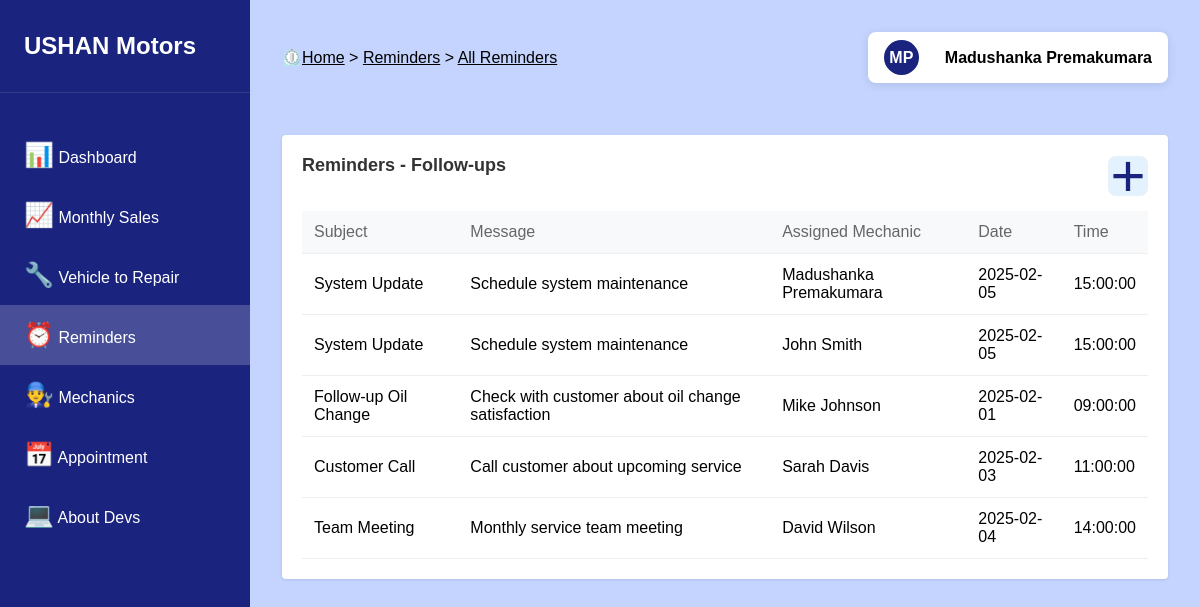
Page /Staff_Interface/reminderFollowUps.php (signed in) on the earlier database version.
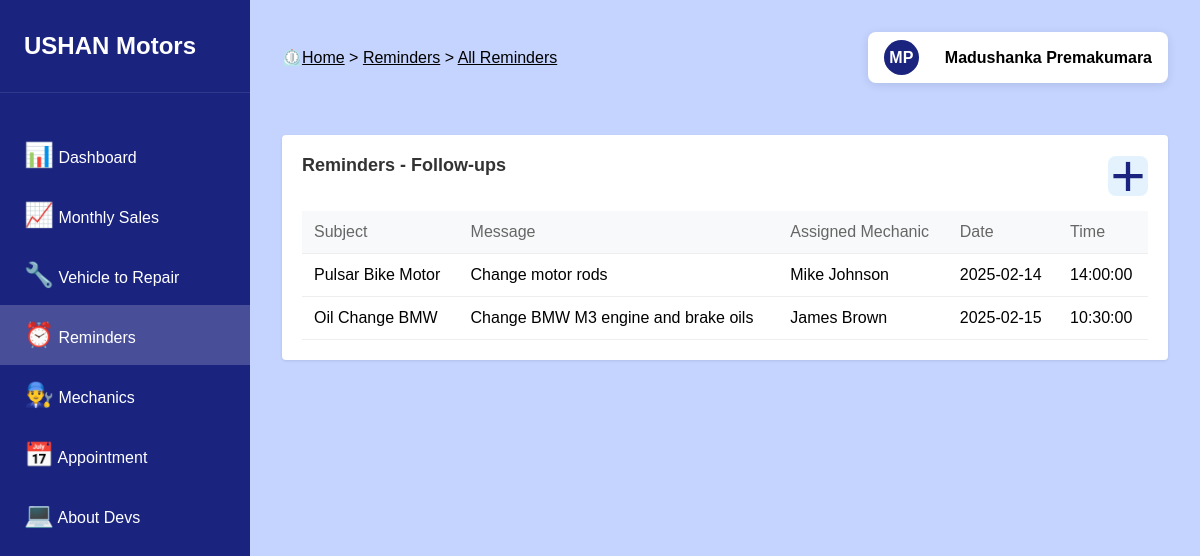
Same page on the later database version.
### tables this page shows
CREATE TABLE `employees` (
  `id` bigint(20) NOT NULL,
  `employee_id` varchar(20) NOT NULL,
  `role_id` varchar(20) NOT NULL,
  `emp_first_name` varchar(50) NOT NULL,
  `emp_last_name` varchar(50) NOT NULL,
  `basic_salary` decimal(10,0) NOT NULL
);

CREATE TABLE `reminders` (
  `id` bigint(20) NOT NULL,
  `reminder_id` varchar(20) NOT NULL,
  `employee_id` varchar(20) NOT NULL,
  `reminder_subject` varchar(200) NOT NULL,
  `reminder_msg` text NOT NULL,
  `reminder_date` date NOT NULL,
  `reminder_time` time NOT NULL
);

### Staff_Interface/reminderFollowUps.php (the view, shortened to what this page needs)
<?php
include('main/sessionChecker.php');
?>
<!DOCTYPE html>
<html>
<head>
	<link rel="stylesheet" type="text/css" href="styles/mainStyle.css">
</head>
<body>
	<aside class="sidebar">
        <div class="sidebar-logo">USHAN Motors</div>
        <ul class="sidebar-menu">
            <li class="menu-item">
            	<a href="dashboard.php">
                	<span class="icon">📊</span>
                	<span class="menu-text">Dashboard</span>
            	</a>
        	</li>
            <li class="menu-item">
                <a href="sales.php">
                	<span class="icon">📈</span>
                	<span class="menu-text">Monthly Sales</span>
                </a>
            </li>
            <li class="menu-item">
                <a href="repairVehicles.php">
                	<span class="icon">🔧</span>
                	<span class="menu-text">Vehicle to Repair</span>
                </a>
            </li>
            <li class="menu-item active">
                <a href="reminders.php">
                	<span class="icon">⏰</span>
        	        <span class="menu-text">Reminders</span>
                </a>
            </li>
            <li class="menu-item">
                <a href="mechanics.php">
                	<span class="icon">👨‍🔧</span>
                	<span class="menu-text">Mechanics</span>
                </a>
            </li>
            <li class="menu-item">
                <a href="appointments.php">
                	<span class="icon">📅</span>
                	<span class="menu-text">Appointment</span>
                </a>
            </li>
            <li class="menu-item">
                <a href="#">
                    <span class="icon">💻</span>
                    <span class="menu-text">About Devs</span>
                </a>
            </li>
        </ul>
    </aside>
    <main class="main-content">
        <div class="top-bar">
            <div class="breadcrumb">
                ⏲️<a href="dashboard.php">Home</a> > <a href="reminders.php">Reminders</a> > <a href="#">All Reminders</a>
            </div>
            <?php include('profile_icon.php') ?>
        </div>
        <div class="dashboard-grid">
            <div class="transactions-section reminders-section">
                <div class="section-header">
                    <h2>Reminders - Follow-ups</h2>
                    <button class="add-button" title="Add New Reminder">+</button>
                </div>
                <table class="transactions-table reminders-table">
                    <thead>
                        <tr>
                            <th>Subject</th>
                            <th>Message</th>
                            <th>Assigned Mechanic</th>
                            <th>Date</th>
                            <th>Time</th>
                        </tr>
                    </thead>
                    <tbody>
                        <?php
                            $stmt1 = $connect->prepare("SELECT b.`emp_first_name`, b.`emp_last_name`, a.`reminder_subject`, a.`reminder_msg`, a.`reminder_date` AS rem_date, a.`reminder_time` AS rem_time FROM reminders a JOIN employees b ON a.`employee_id`=b.`employee_id`;");
                            $stmt1->execute();
                            $stmt1->bind_result($firstName, $lastName, $subject, $msg, $date, $time);
                            $results = [];
                            while ($stmt1->fetch()) {
                                $results[] = [
                                    'emp_first_name' => $firstName,
                                    'emp_last_name' => $lastName,
                                    'reminder_subject' => $subject,
                                    'reminder_msg' => $msg,
                                    'rem_date' => $date,
                                    'rem_time' => $time
                                ];
                            }
                            if (empty($results)) {
                                $firstName = "";
                                $lastName = "";
                                $subject = "";
                                $msg = "";
                                $date = "";
                                $time = "";
                            } else {
                                foreach ($results as $result) {
                                    $firstName = $result['emp_first_name'];
                                    $lastName = $result['emp_last_name'];
                                    $subject = $result['reminder_subject'];
                                    $msg = $result['reminder_msg'];
                                    $date = $result['rem_date'];
                                    $time = $result['rem_time'];
                                    echo "
                                    <tr>
                                        <td>".$subject."</td>
                                        <td>".$msg."</td>
                                        <td>".$firstName." ".$lastName."</td>
                                        <td>".$date."</td>
                                        <td>".$time."</td>
                                    </tr>
                                    ";
                                }
                            }
                        ?>
                    </tbody>
                </table>
            </div>
        </div>
    </main>
</body>
</html>

### Staff_Interface/profile_icon.php (shortened to what this page needs)
<?php
$empId = $_SESSION['employee_id'];
$firstName = "";
$lastName = "";
$stmt = $connect->prepare("SELECT `emp_first_name`, `emp_last_name` FROM employees WHERE `employee_id`='".$empId."' LIMIT 1;");
$stmt->execute();
$stmt->bind_result($firstName, $lastName);
$results = [];
while ($stmt->fetch()) {
    $results[] = [
        'emp_first_name' => $firstName,
        'emp_last_name' => $lastName
    ];
}
if (empty($results)) {
    $empId = "";
    $firstName = "";
    $lastName = "";
} else {
    foreach ($results as $result) {
        $firstName = $result['emp_first_name'];
        $lastName = $result['emp_last_name'];
        echo "
        <div>
            <a href='#' class='user-profile' onclick='toggleDropdown(event)'>
                <div class='user-avatar'>".$firstName[0].$lastName[0]."</div>
                <div class='user-name'>".$firstName." ".$lastName."</div>
            </a>
            <div class='dropdown-menu' id='dropdownMenu'>
                <a href='settings.php'>Settings</a>
                <a href='logout.php'>Logout</a>
            </div>
        </div>
        ";
    }
}
?>

### Staff_Interface/styles/mainStyle.css (style rules this page uses)
* { margin: 0; padding: 0; box-sizing: border-box; font-family: Arial, sans-serif; }
body { background-color: #c4d4ff; min-height: 100vh; display: flex; flex-direction: column; }
html,body { height: 100%; margin: 0; padding: 0; }
a { text-decoration: none; }
.sidebar { width: 250px; background: #1a237e; padding: 2rem 0; color: white; position: fixed; height: 100%; }
.sidebar-logo { font-size: 1.5rem; font-weight: bold; padding: 0 1.5rem 2rem; border-bottom: 1px solid rgba(255,255,255,0.1); }
.sidebar-menu { list-style: none; margin-top: 2rem; }
.menu-text { color: #fff; }
.menu-item { padding: 1rem 1.5rem; display: flex; align-items: center; gap: 1rem; cursor: pointer; transition: background-color 0.3s ease; }
.menu-item.active { background-color: rgba(255,255,255,0.2); }
.main-content { flex: 1; margin-left: 250px; padding: 2rem; min-height: 100%; }
.top-bar { display: flex; justify-content: space-between; align-items: center; margin-bottom: 2rem; position: relative; }
.breadcrumb { color: #000; }
.breadcrumb a { color: #000; text-decoration: underline; }
.user-profile { display: flex; align-items: center; gap: 1rem; padding: 0.5rem 1rem; background: #fff; border-radius: 8px; box-shadow: 0 2px 10px rgba(0,0,0,0.1); cursor: pointer; }
.user-avatar { width: 35px; height: 35px; background: #1a237e; border-radius: 50%; display: flex; align-items: center; justify-content: center; color: white; font-weight: bold; align-items: center; margin-right: 10px; }
.user-name { color: #000; font-weight: 700; }
.dashboard-grid { display: grid; grid-template-columns: repeat(auto-fit, minmax(300px, 1fr)); gap: 2rem; }
.icon { font-size: 1.5rem; color: #1a237e; }

### Staff_Interface/reminderFollowUps.php (style rules this page uses)
.transactions-section { background: #fff; border-radius: 4px; padding: 20px; box-shadow: 0 1px 3px rgba(0, 0, 0, 0.1); margin-bottom: 10px; }
.transactions-section h2 { font-size: 18px; color: #333; margin: 0 0 20px 0; }
.transactions-table { width: 100%; border-collapse: collapse; }
.transactions-table th, .transactions-table td { padding: 12px; text-align: left; border-bottom: 1px solid #eee; }
.transactions-table th { color: #666; font-weight: 500; background: #f8f9fa; }
.section-header { display: flex; justify-content: space-between; align-items: center; margin-bottom: 15px; }
.add-button { background: #E3F2FD; border: none; width: 40px; height: 40px; border-radius: 8px; color: #1a237e; font-size: 60px; cursor: pointer; display: flex; align-items: center; justify-content: center; }
.reminders-section { margin-top: 20px; }

Differences in the rows shown:
removed reminders: reminder_subject "System Update", reminder_msg "Schedule system maintenance", employees.emp_first_name "Madushanka", employees.emp_last_name "Premakumara", reminder_date "2025-02-05", reminder_time "15:00:00", employees.emp_first_name "John", employees.emp_last_name "Smith"
removed reminders: reminder_subject "Follow-up Oil Change", reminder_msg "Check with customer about oil change satisfaction", employees.emp_first_name "Mike", employees.emp_last_name "Johnson", reminder_date "2025-02-01", reminder_time "09:00:00"
removed reminders: reminder_subject "Customer Call", reminder_msg "Call customer about upcoming service", employees.emp_first_name "Sarah", employees.emp_last_name "Davis", reminder_date "2025-02-03", reminder_time "11:00:00"
removed reminders: reminder_subject "Team Meeting", reminder_msg "Monthly service team meeting", employees.emp_first_name "David", employees.emp_last_name "Wilson", reminder_date "2025-02-04", reminder_time "14:00:00"
added reminders: reminder_subject "Pulsar Bike Motor", reminder_msg "Change motor rods", employees.emp_first_name "Mike", employees.emp_last_name "Johnson", reminder_date "2025-02-14", reminder_time "14:00:00"
added reminders: reminder_subject "Oil Change BMW", reminder_msg "Change BMW M3 engine and brake oils", employees.emp_first_name "James", employees.emp_last_name "Brown", reminder_date "2025-02-15", reminder_time "10:30:00"
